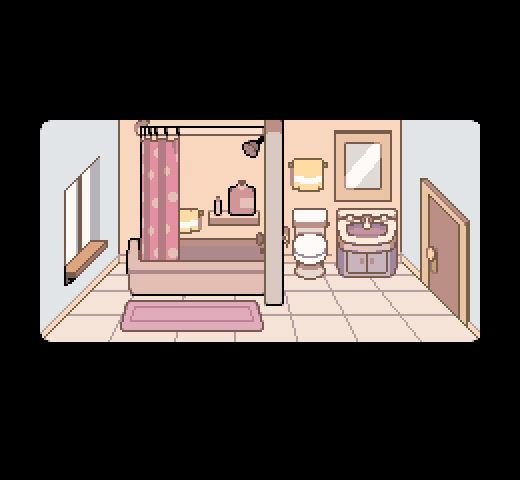

A 2D game scene composited from a Tiled map and its tileset images. What follows is a short description and the map's XML, with every tile layer's data as written:
An orthogonal 13x12 tile map with 40x40 px tiles, 1 tile layer (tiles) and 9 objects (transition, entry, spawn).

<map version="1.10" tiledversion="1.11.0" orientation="orthogonal" renderorder="right-down" width="13" height="12" tilewidth="40" tileheight="40" infinite="0" nextlayerid="5" nextobjectid="14">
 <editorsettings>
  <export target="data.lua" format="lua" />
 </editorsettings>
 <properties>
  <property name="border" value="leaves_dark" />
  <property name="inside" type="bool" value="true" />
  <property name="light" value="true" />
  <property name="music" value="crickets" />
 </properties>
 <tileset firstgid="1" source="../../../../tilesets/toriel_house.tsx" />
 <layer id="1" name="tiles" width="13" height="12" offsetx="40" offsety="0">
  <data encoding="csv">
0,0,0,0,0,0,0,0,0,0,0,0,0,
0,0,0,0,0,0,0,0,0,0,0,0,0,
0,0,0,0,0,0,0,0,0,0,0,0,0,
1361,1362,1363,1364,1365,1366,1367,1368,1369,1370,1371,0,0,
1395,1396,1397,1398,1399,1400,1401,1402,1403,1404,1405,0,0,
1429,1430,1431,1432,1433,1434,1435,1436,1437,1438,1439,0,0,
1463,1464,1465,1466,1467,1468,1469,1470,1471,1472,1473,0,0,
1497,1498,1499,1500,1501,1502,1503,1504,1505,1506,1507,0,0,
1531,1532,1533,1534,1535,1536,1537,1538,1539,1540,1541,0,0,
0,0,0,0,0,0,0,0,0,0,0,0,0,
0,0,0,0,0,0,0,0,0,0,0,0,0,
0,0,0,0,0,0,0,0,0,0,0,0,0
</data>
 </layer>
 <objectgroup color="#0000ff" id="2" name="collision">
  <object id="1" x="40" y="80" width="440" height="40" />
  <object id="3" x="40" y="343" width="440" height="39" />
  <object id="4" x="477.698" y="338.744">
   <polygon points="0,0 -17,-17 -16,-109 -47,-141 -48,-49 -75,-75 -75,-213 5,-211" />
  </object>
  <object id="5" x="40" y="320">
   <polygon points="0,0 79,-79 79,-215 0,-217" />
  </object>
  <object id="7" x="280" y="200" width="120" height="80" />
  <object id="8" x="80" y="240" width="200" height="50.5" />
 </objectgroup>
 <objectgroup color="#ff007f" id="4" name="objects">
  <object id="9" name="transition" x="427.989" y="194.779" width="36" height="120">
   <properties>
    <property name="exit_delay" type="int" value="1" />
    <property name="exit_sound" value="doorclose" />
    <property name="facing" value="right" />
    <property name="map" value="hometown_dark/torhouse/floor1" />
    <property name="marker" value="entry3" />
    <property name="sound" value="dooropen" />
   </properties>
  </object>
 </objectgroup>
 <objectgroup color="#5500ff" id="3" name="markers">
  <object id="10" name="entry" x="398.221" y="312.291">
   <point />
  </object>
  <object id="11" name="spawn" x="307.606" y="310.511">
   <point />
  </object>
 </objectgroup>
</map>
